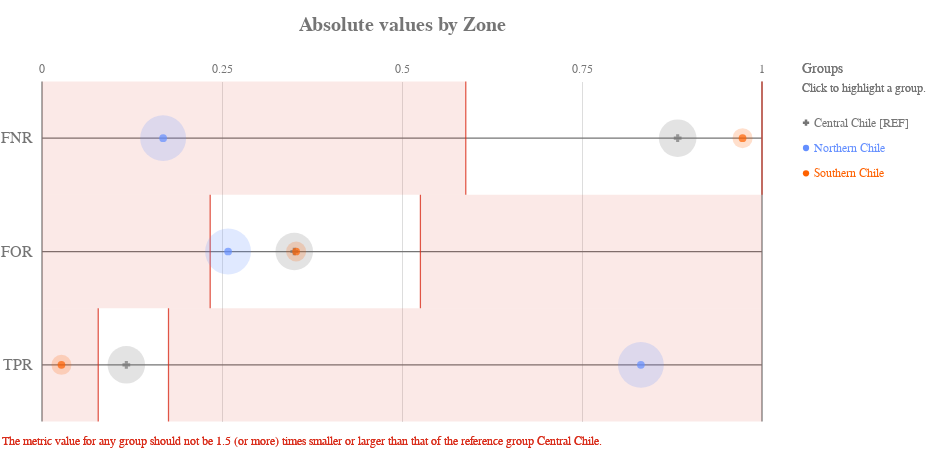

Source (notebook cell):
### Code cell
ap.absolute(grupo_definido, metrics, 'zone', fairness_threshold = disparity_tolerance)

### Figure 1 — Vega-Lite specification as saved in the notebook (floating-point values rounded to 4 significant figures)
{"config": {"view": {"continuousWidth": 400, "continuousHeight": 300, "strokeWidth": 0}, "axisLeft": {"labelColor": "rgb(117,117,117)", "labelFont": "Arial", "labelFontSize": 16}, "title": {"align": "center", "baseline": "middle", "color": "rgb(117,117,117)", "font": "Arial", "fontSize": 20, "fontWeight": "bold"}}, "layer": [{"data": {"name": "data-4ac2d7a4dec33677e433b172826c7791"}, "mark": {"type": "rule", "stroke": "rgb(117,117,117)", "strokeWidth": 1.25, "tooltip": ""}, "encoding": {"x": {"type": "quantitative", "field": "start", "scale": {"domain": [0, 1], "range": [40.0, 760.0]}}, "x2": {"field": "end"}, "y": {"type": "nominal", "axis": {"domain": false, "labelAngle": 0, "labelPadding": -30, "orient": "left", "ticks": false, "title": ""}, "field": "y_position", "scale": {"domain": ["FNR", "FOR", "TPR"], "range": [42.5, 382.5]}}}}, {"data": {"name": "data-6cfe259518f6c7b358d8f836a73e6b7f"}, "mark": {"type": "rule", "stroke": "rgb(117,117,117)", "strokeWidth": 1.25, "tooltip": ""}, "encoding": {"x": {"type": "quantitative", "field": "x_position", "scale": {"domain": [0, 1], "range": [40.0, 760.0]}}, "y": {"value": 42.5}, "y2": {"value": 382.5}}}, {"data": {"name": "data-60ed1133fa688d151d36705a369482e0"}, "mark": {"type": "text", "align": "center", "color": "rgb(117,117,117)", "font": "Arial", "fontSize": 12, "fontWeight": "normal", "tooltip": ""}, "encoding": {"text": {"type": "nominal", "field": "value"}, "x": {"type": "quantitative", "field": "value", "scale": {"domain": [0, 1], "range": [40.0, 760.0]}}, "y": {"value": 29.75}}}, {"layer": [{"mark": {"type": "rect", "opacity": 0.8, "stroke": "rgb(217, 46, 28)", "strokeWidth": 1.25, "tooltip": ""}, "encoding": {"x": {"type": "quantitative", "field": "lower_threshold_value", "scale": {"domain": [0, 1], "range": [40.0, 760.0]}}, "x2": {"field": "lower_threshold_value"}, "y": {"type": "nominal", "axis": {"domain": false, "grid": false, "labels": false, "ticks": false, "title": " "}, "field": "metric", "scale": {"domain": ["FNR", "FOR", "TPR"], "range": [42.5, 382.5]}}}}, {"mark": {"type": "rect", "opacity": 0.8, "stroke": "rgb(217, 46, 28)", "strokeWidth": 1.25, "tooltip": ""}, "encoding": {"x": {"type": "quantitative", "field": "upper_threshold_value", "scale": {"domain": [0, 1], "range": [40.0, 760.0]}}, "x2": {"field": "upper_threshold_value"}, "y": {"type": "nominal", "axis": {"domain": false, "grid": false, "labels": false, "ticks": false, "title": " "}, "field": "metric", "scale": {"domain": ["FNR", "FOR", "TPR"], "range": [42.5, 382.5]}}}}, {"layer": [{"mark": {"type": "rect", "fill": "rgb(217, 46, 28)", "opacity": 0.1, "tooltip": ""}, "encoding": {"x": {"type": "quantitative", "field": "lower_threshold_value", "scale": {"domain": [0, 1], "range": [40.0, 760.0]}}, "x2": {"field": "lower_end"}, "y": {"type": "nominal", "axis": {"domain": false, "grid": false, "labels": false, "ticks": false, "title": " "}, "field": "metric", "scale": {"domain": ["FNR", "FOR", "TPR"], "range": [42.5, 382.5]}}}}, {"mark": {"type": "rect", "fill": "rgb(217, 46, 28)", "opacity": 0.1, "tooltip": ""}, "encoding": {"x": {"type": "quantitative", "field": "upper_threshold_value", "scale": {"domain": [0, 1], "range": [40.0, 760.0]}}, "x2": {"field": "upper_end"}, "y": {"type": "nominal", "axis": {"domain": false, "grid": false, "labels": false, "ticks": false, "title": " "}, "field": "metric", "scale": {"domain": ["FNR", "FOR", "TPR"], "range": [42.5, 382.5]}}}}]}, {"data": {"name": "data-79dd248bdaa0ea02c535240e8ad022c8"}, "mark": {"type": "text", "align": "left", "baseline": "top", "fill": "rgb(217, 46, 28)", "font": "Arial", "fontSize": 12, "fontWeight": "normal", "tooltip": ""}, "encoding": {"text": {"value": "The metric value for any group should not be 1.5 (or more) times smaller or larger than that of the reference group Central Chile."}, "x": {"value": 0}, "y": {"value": 396.7}}}], "data": {"name": "data-de612340608e9bf198bd83dc135a6a4d"}}, {"layer": [{"mark": "circle"}, {"data": {"name": "data-2bacbccfd968c5d54ed7c5f671491fa2"}, "mark": {"type": "circle", "opacity": 0.2}, "encoding": {"color": {"condition": {"type": "nominal", "field": "attribute_value", "legend": null, "scale": {"domain": ["Central Chile", "Northern Chile", "Southern Chile"], "range": ["rgb(117,117,117)", "rgb(100, 143, 255)", "rgb(254, 97, 0)", "rgb(220, 38, 127)", "rgb(255, 176, 0)", "rgb(120, 94, 240)"]}, "selection": "selector025"}, "value": "rgb(224,224,224)"}, "size": {"type": "quantitative", "field": "group_size", "legend": null, "scale": {"domain": [0, 3227.0], "range": [0, 2522.0]}}, "tooltip": [{"type": "nominal", "field": "attribute_value", "title": "Group"}, {"type": "nominal", "field": "tooltip_group_size", "title": "Group Size"}, {"type": "nominal", "field": "tooltip_disparity_explanation_fnr", "title": "Disparity"}, {"type": "quantitative", "field": "fnr", "format": ".2f", "title": "FNR"}], "x": {"type": "quantitative", "axis": {"domain": false, "labels": false, "ticks": false, "title": null, "values": [0.25, 0.5, 0.75]}, "field": "fnr", "scale": {"domain": [0, 1], "range": [40.0, 760.0]}}, "y": {"type": "nominal", "axis": {"domain": false, "grid": false, "labels": false, "ticks": false, "title": " "}, "field": "metric_variable", "scale": {"domain": ["FNR", "FOR", "TPR"], "range": [42.5, 382.5]}}}, "selection": {"selector027": {"type": "multi", "empty": "all", "fields": ["attribute_value"]}}, "transform": [{"calculate": "'FNR'", "as": "metric_variable"}]}, {"data": {"name": "data-2bacbccfd968c5d54ed7c5f671491fa2"}, "mark": {"type": "circle", "opacity": 0.2}, "encoding": {"color": {"condition": {"type": "nominal", "field": "attribute_value", "legend": null, "scale": {"domain": ["Central Chile", "Northern Chile", "Southern Chile"], "range": ["rgb(117,117,117)", "rgb(100, 143, 255)", "rgb(254, 97, 0)", "rgb(220, 38, 127)", "rgb(255, 176, 0)", "rgb(120, 94, 240)"]}, "selection": "selector025"}, "value": "rgb(224,224,224)"}, "size": {"type": "quantitative", "field": "group_size", "legend": null, "scale": {"domain": [0, 3227.0], "range": [0, 2522.0]}}, "tooltip": [{"type": "nominal", "field": "attribute_value", "title": "Group"}, {"type": "nominal", "field": "tooltip_group_size", "title": "Group Size"}, {"type": "nominal", "field": "tooltip_disparity_explanation_for", "title": "Disparity"}, {"type": "quantitative", "field": "for", "format": ".2f", "title": "FOR"}], "x": {"type": "quantitative", "axis": {"domain": false, "labels": false, "ticks": false, "title": null, "values": [0.25, 0.5, 0.75]}, "field": "for", "scale": {"domain": [0, 1], "range": [40.0, 760.0]}}, "y": {"type": "nominal", "axis": {"domain": false, "grid": false, "labels": false, "ticks": false, "title": " "}, "field": "metric_variable", "scale": {"domain": ["FNR", "FOR", "TPR"], "range": [42.5, 382.5]}}}, "selection": {"selector029": {"type": "multi", "empty": "all", "fields": ["attribute_value"]}}, "transform": [{"calculate": "'FOR'", "as": "metric_variable"}]}, {"data": {"name": "data-2bacbccfd968c5d54ed7c5f671491fa2"}, "mark": {"type": "circle", "opacity": 0.2}, "encoding": {"color": {"condition": {"type": "nominal", "field": "attribute_value", "legend": null, "scale": {"domain": ["Central Chile", "Northern Chile", "Southern Chile"], "range": ["rgb(117,117,117)", "rgb(100, 143, 255)", "rgb(254, 97, 0)", "rgb(220, 38, 127)", "rgb(255, 176, 0)", "rgb(120, 94, 240)"]}, "selection": "selector025"}, "value": "rgb(224,224,224)"}, "size": {"type": "quantitative", "field": "group_size", "legend": null, "scale": {"domain": [0, 3227.0], "range": [0, 2522.0]}}, "tooltip": [{"type": "nominal", "field": "attribute_value", "title": "Group"}, {"type": "nominal", "field": "tooltip_group_size", "title": "Group Size"}, {"type": "nominal", "field": "tooltip_disparity_explanation_tpr", "title": "Disparity"}, {"type": "quantitative", "field": "tpr", "format": ".2f", "title": "TPR"}], "x": {"type": "quantitative", "axis": {"domain": false, "labels": false, "ticks": false, "title": null, "values": [0.25, 0.5, 0.75]}, "field": "tpr", "scale": {"domain": [0, 1], "range": [40.0, 760.0]}}, "y": {"type": "nominal", "axis": {"domain": false, "grid": false, "labels": false, "ticks": false, "title": " "}, "field": "metric_variable", "scale": {"domain": ["FNR", "FOR", "TPR"], "range": [42.5, 382.5]}}}, "selection": {"selector031": {"type": "multi", "empty": "all", "fields": ["attribute_value"]}}, "transform": [{"calculate": "'TPR'", "as": "metric_variable"}]}, {"layer": [{"mark": "point"}, {"data": {"name": "data-2bacbccfd968c5d54ed7c5f671491fa2"}, "mark": {"type": "point", "filled": true, "size": 60}, "encoding": {"color": {"condition": {"type": "nominal", "field": "attribute_value", "legend": null, "scale": {"domain": ["Central Chile", "Northern Chile", "Southern Chile"], "range": ["rgb(117,117,117)", "rgb(100, 143, 255)", "rgb(254, 97, 0)", "rgb(220, 38, 127)", "rgb(255, 176, 0)", "rgb(120, 94, 240)"]}, "selection": "selector025"}, "value": "rgb(224,224,224)"}, "shape": {"type": "nominal", "field": "attribute_value", "legend": null, "scale": {"domain": ["Central Chile", "Northern Chile", "Southern Chile"], "range": ["cross", "circle", "circle"]}}, "tooltip": [{"type": "nominal", "field": "attribute_value", "title": "Group"}, {"type": "nominal", "field": "tooltip_group_size", "title": "Group Size"}, {"type": "nominal", "field": "tooltip_disparity_explanation_fnr", "title": "Disparity"}, {"type": "quantitative", "field": "fnr", "format": ".2f", "title": "FNR"}], "x": {"type": "quantitative", "axis": {"domain": false, "labels": false, "ticks": false, "title": null, "values": [0.25, 0.5, 0.75]}, "field": "fnr", "scale": {"domain": [0, 1], "range": [40.0, 760.0]}}, "y": {"type": "nominal", "axis": {"domain": false, "grid": false, "labels": false, "ticks": false, "title": " "}, "field": "metric_variable", "scale": {"domain": ["FNR", "FOR", "TPR"], "range": [42.5, 382.5]}}}, "selection": {"selector026": {"type": "multi", "empty": "all", "fields": ["attribute_value"]}}, "transform": [{"calculate": "'FNR'", "as": "metric_variable"}]}, {"data": {"name": "data-2bacbccfd968c5d54ed7c5f671491fa2"}, "mark": {"type": "point", "filled": true, "size": 60}, "encoding": {"color": {"condition": {"type": "nominal", "field": "attribute_value", "legend": null, "scale": {"domain": ["Central Chile", "Northern Chile", "Southern Chile"], "range": ["rgb(117,117,117)", "rgb(100, 143, 255)", "rgb(254, 97, 0)", "rgb(220, 38, 127)", "rgb(255, 176, 0)", "rgb(120, 94, 240)"]}, "selection": "selector025"}, "value": "rgb(224,224,224)"}, "shape": {"type": "nominal", "field": "attribute_value", "legend": null, "scale": {"domain": ["Central Chile", "Northern Chile", "Southern Chile"], "range": ["cross", "circle", "circle"]}}, "tooltip": [{"type": "nominal", "field": "attribute_value", "title": "Group"}, {"type": "nominal", "field": "tooltip_group_size", "title": "Group Size"}, {"type": "nominal", "field": "tooltip_disparity_explanation_for", "title": "Disparity"}, {"type": "quantitative", "field": "for", "format": ".2f", "title": "FOR"}], "x": {"type": "quantitative", "axis": {"domain": false, "labels": false, "ticks": false, "title": null, "values": [0.25, 0.5, 0.75]}, "field": "for", "scale": {"domain": [0, 1], "range": [40.0, 760.0]}}, "y": {"type": "nominal", "axis": {"domain": false, "grid": false, "labels": false, "ticks": false, "title": " "}, "field": "metric_variable", "scale": {"domain": ["FNR", "FOR", "TPR"], "range": [42.5, 382.5]}}}, "selection": {"selector028": {"type": "multi", "empty": "all", "fields": ["attribute_value"]}}, "transform": [{"calculate": "'FOR'", "as": "metric_variable"}]}, {"data": {"name": "data-2bacbccfd968c5d54ed7c5f671491fa2"}, "mark": {"type": "point", "filled": true, "size": 60}, "encoding": {"color": {"condition": {"type": "nominal", "field": "attribute_value", "legend": null, "scale": {"domain": ["Central Chile", "Northern Chile", "Southern Chile"], "range": ["rgb(117,117,117)", "rgb(100, 143, 255)", "rgb(254, 97, 0)", "rgb(220, 38, 127)", "rgb(255, 176, 0)", "rgb(120, 94, 240)"]}, "selection": "selector025"}, "value": "rgb(224,224,224)"}, "shape": {"type": "nominal", "field": "attribute_value", "legend": null, "scale": {"domain": ["Central Chile", "Northern Chile", "Southern Chile"], "range": ["cross", "circle", "circle"]}}, "tooltip": [{"type": "nominal", "field": "attribute_value", "title": "Group"}, {"type": "nominal", "field": "tooltip_group_size", "title": "Group Size"}, {"type": "nominal", "field": "tooltip_disparity_explanation_tpr", "title": "Disparity"}, {"type": "quantitative", "field": "tpr", "format": ".2f", "title": "TPR"}], "x": {"type": "quantitative", "axis": {"domain": false, "labels": false, "ticks": false, "title": null, "values": [0.25, 0.5, 0.75]}, "field": "tpr", "scale": {"domain": [0, 1], "range": [40.0, 760.0]}}, "y": {"type": "nominal", "axis": {"domain": false, "grid": false, "labels": false, "ticks": false, "title": " "}, "field": "metric_variable", "scale": {"domain": ["FNR", "FOR", "TPR"], "range": [42.5, 382.5]}}}, "selection": {"selector030": {"type": "multi", "empty": "all", "fields": ["attribute_value"]}}, "transform": [{"calculate": "'TPR'", "as": "metric_variable"}]}]}]}, {"layer": [{"mark": {"type": "point", "filled": true, "opacity": 1, "size": 39.48}, "encoding": {"color": {"condition": {"type": "nominal", "field": "attribute_value", "legend": null, "scale": {"domain": ["Central Chile", "Northern Chile", "Southern Chile"], "range": ["rgb(117,117,117)", "rgb(100, 143, 255)", "rgb(254, 97, 0)", "rgb(220, 38, 127)", "rgb(255, 176, 0)", "rgb(120, 94, 240)"]}, "selection": "selector025"}, "value": "rgb(224,224,224)"}, "shape": {"type": "nominal", "field": "attribute_value", "legend": null, "scale": {"domain": ["Central Chile", "Northern Chile", "Southern Chile"], "range": ["cross", "circle", "circle"]}}, "x": {"value": 804}, "y": {"type": "nominal", "axis": {"domain": false, "grid": false, "labels": false, "ticks": false, "title": " "}, "field": "attribute_value", "scale": {"domain": ["Central Chile", "Northern Chile", "Southern Chile"], "range": [71, 147]}}}, "selection": {"selector025": {"type": "multi", "empty": "all", "fields": ["attribute_value"]}}}, {"mark": {"type": "text", "align": "left", "baseline": "middle", "font": "Arial", "fontSize": 12, "fontWeight": "normal"}, "encoding": {"color": {"condition": {"type": "nominal", "field": "attribute_value", "legend": null, "scale": {"domain": ["Central Chile", "Northern Chile", "Southern Chile"], "range": ["rgb(117,117,117)", "rgb(100, 143, 255)", "rgb(254, 97, 0)", "rgb(220, 38, 127)", "rgb(255, 176, 0)", "rgb(120, 94, 240)"]}, "selection": "selector025"}, "value": "rgb(224,224,224)"}, "text": {"type": "nominal", "field": "label"}, "x": {"value": 812}, "y": {"type": "nominal", "axis": {"domain": false, "grid": false, "labels": false, "ticks": false, "title": " "}, "field": "attribute_value", "scale": {"domain": ["Central Chile", "Northern Chile", "Southern Chile"], "range": [71, 147]}}}, "selection": {"selector032": {"type": "multi", "empty": "all", "fields": ["attribute_value"]}}}, {"data": {"name": "data-79dd248bdaa0ea02c535240e8ad022c8"}, "mark": {"type": "text", "align": "left", "baseline": "middle", "color": "rgb(117,117,117)", "font": "Arial", "fontSize": 12, "fontWeight": "normal"}, "encoding": {"text": {"value": "Click to highlight a group."}, "x": {"value": 800}, "y": {"value": 49}}}, {"data": {"name": "data-79dd248bdaa0ea02c535240e8ad022c8"}, "mark": {"type": "text", "align": "left", "baseline": "middle", "color": "rgb(117,117,117)", "font": "Arial", "fontSize": 14, "fontWeight": "normal"}, "encoding": {"text": {"value": "Groups"}, "x": {"value": 800}, "y": {"value": 30}}}], "data": {"name": "data-0de9a04118b2294ee56b3c957fb6724a"}}], "height": 425, "padding": {"top": 15, "bottom": 10}, "resolve": {"scale": {"size": "independent", "y": "independent"}}, "title": "Absolute values by Zone", "width": 800, "$schema": "https://vega.github.io/schema/vega-lite/v4.8.1.json", "datasets": {"data-4ac2d7a4dec33677e433b172826c7791": [{"y_position": "FNR", "start": 0, "end": 1}, {"y_position": "FOR", "start": 0, "end": 1}, {"y_position": "TPR", "start": 0, "end": 1}], "data-6cfe259518f6c7b358d8f836a73e6b7f": [{"x_position": 0}, {"x_position": 1}], "data-60ed1133fa688d151d36705a369482e0": [{"value": 0.0}, {"value": 0.25}, {"value": 0.5}, {"value": 0.75}, {"value": 1.0}], "data-de612340608e9bf198bd83dc135a6a4d": [{"lower_end": 0, "upper_end": 1, "lower_threshold_value": 0.5886, "upper_threshold_value": 1.0, "metric": "FNR"}, {"lower_end": 0, "upper_end": 1, "lower_threshold_value": 0.2336, "upper_threshold_value": 0.5256, "metric": "FOR"}, {"lower_end": 0, "upper_end": 1, "lower_threshold_value": 0.07809, "upper_threshold_value": 0.1757, "metric": "TPR"}], "data-79dd248bdaa0ea02c535240e8ad022c8": [{"a": 1, "b": 0}, {"a": 1, "b": 0}], "data-2bacbccfd968c5d54ed7c5f671491fa2": [{"attribute_name": "zone", "attribute_value": "Central Chile", "group_size": 1803, "total_entities": 5007, "fnr": 0.8829, "for": 0.3504, "tpr": 0.1171, "fnr_disparity": 1.0, "for_disparity": 1.0, "tpr_disparity": 1.0, "fnr_disparity_scaled": 0.0, "for_disparity_scaled": 0.0, "tpr_disparity_scaled": 0.0, "tooltip_group_size": "1,803 (36.01%)", "tooltip_disparity_explanation_fnr": "Reference group", "tooltip_disparity_explanation_for": "Reference group", "tooltip_disparity_explanation_tpr": "Reference group"}, {"attribute_name": "zone", "attribute_value": "Northern Chile", "group_size": 2689, "total_entities": 5007, "fnr": 0.1682, "for": 0.2585, "tpr": 0.8318, "fnr_disparity": 0.1905, "for_disparity": 0.7377, "tpr_disparity": 7.101, "fnr_disparity_scaled": -4.248, "for_disparity_scaled": -0.3556, "tpr_disparity_scaled": 6.101, "tooltip_group_size": "2,689 (53.70%)", "tooltip_disparity_explanation_fnr": "5.25 times smaller FNR than the reference group", "tooltip_disparity_explanation_for": "1.36 times smaller FOR than the reference group", "tooltip_disparity_explanation_tpr": "7.10 times larger TPR than the reference group"}, {"attribute_name": "zone", "attribute_value": "Southern Chile", "group_size": 515, "total_entities": 5007, "fnr": 0.973, "for": 0.3529, "tpr": 0.02703, "fnr_disparity": 1.102, "for_disparity": 1.007, "tpr_disparity": 0.2307, "fnr_disparity_scaled": 0.1021, "for_disparity_scaled": 0.007316, "tpr_disparity_scaled": -3.334, "tooltip_group_size": "515 (10.29%)", "tooltip_disparity_explanation_fnr": "1.10 times larger FNR than the reference group", "tooltip_disparity_explanation_for": "1.01 times larger FOR than the reference group", "tooltip_disparity_explanation_tpr": "4.33 times smaller TPR than the reference group"}], "data-0de9a04118b2294ee56b3c957fb6724a": [{"attribute_value": "Central Chile", "label": "Central Chile [REF]"}, {"attribute_value": "Northern Chile", "label": "Northern Chile"}, {"attribute_value": "Southern Chile", "label": "Southern Chile"}]}}
